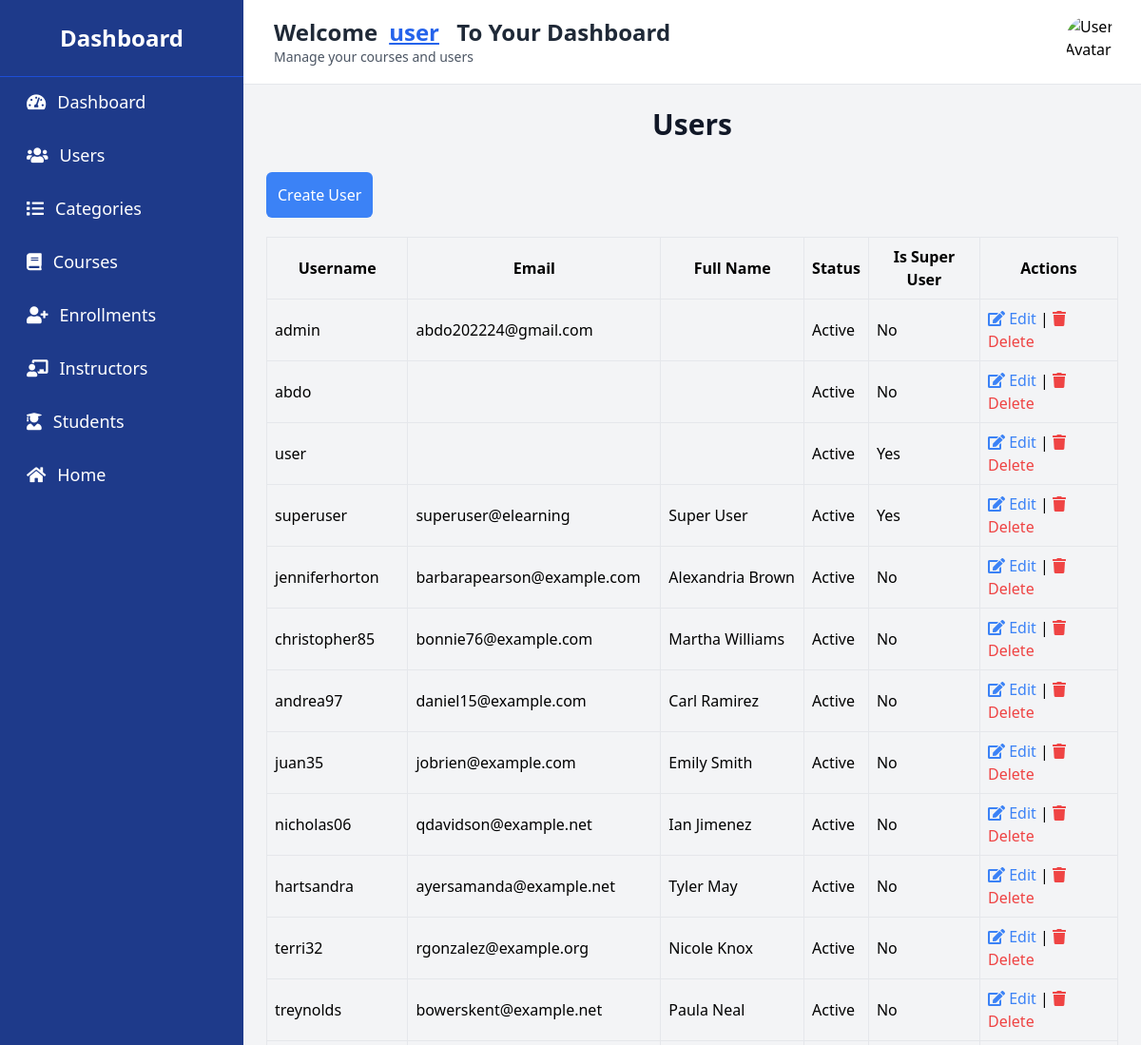
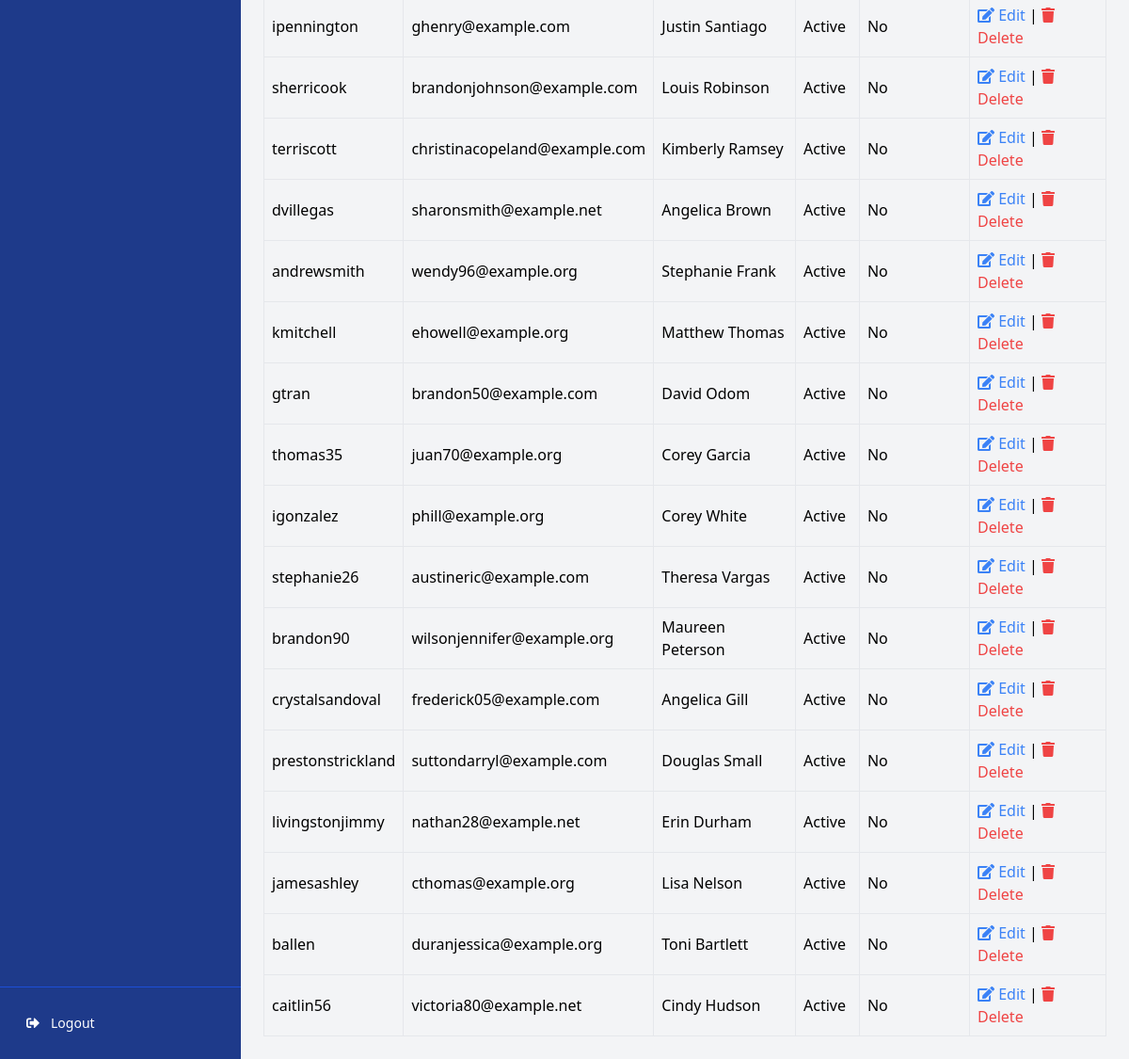
/dashboard/users/ (signed in), run on the app's committed database (2 pictures, top to bottom).
### users/models.py (models this page shows, shortened)
class CustomUser(AbstractUser):
    phone = models.CharField(max_length=15, blank=True, null=True)
    address = models.CharField(max_length=255, blank=True, null=True)
    age = models.PositiveIntegerField(null=True, blank=True)
    is_student = models.BooleanField(default=True)
    is_instructor = models.BooleanField(default=False)

### dashboard/views.py (the view)
# urls.py: path('users/', UserListView.as_view(), name='users_list'),
class UserListView(LoginRequiredMixin, ListView):
    model = CustomUser
    template_name = 'dashboard/users_list.html'
    context_object_name = 'users'

### templates/dashboard/users_list.html (shortened to what this page needs)
{% extends 'base_dashboard.html' %}
{% block content %}
    <h2 class="text-3xl font-extrabold text-center text-gray-900 mb-8">Users</h2>
    <a href="{% url 'dashboard:user_create' %}" class="bg-blue-500 text-white p-3 rounded-md mb-5 inline-block">Create User</a>
    <table class="table-auto w-full">
        <thead>
            <tr>
                <th class="border p-2">Username</th>
                <th class="border p-2">Email</th>
                <th class="border p-2">Full Name</th>
                <th class="border p-2">Status</th>
                <th class="border p-2">Is Super User</th>
                <th class="border p-2">Actions</th>
            </tr>
        </thead>
        <tbody>
            {% for user in users %}
            <tr>
                <td class="border p-2">{{ user.username }}</td>
                <td class="border p-2">{{ user.email }}</td>
                <td class="border p-2">{{ user.get_full_name }}</td>
                <td class="border p-2">{{ user.is_active|yesno:"Active,Inactive" }}</td>
                <td class="border p-2">{{ user.is_superuser|yesno:"Yes,No" }}</td>
                <td class="border p-2">
                    <a href="{% url 'dashboard:user_edit' user.pk %}" class="text-blue-500">
                        <i class="fas fa-edit"></i> Edit
                    </a> |
                    <a href="{% url 'dashboard:user_delete' user.pk %}" class="text-red-500">
                        <i class="fas fa-trash"></i> Delete
                    </a>
                </td>
            </tr>
            {% endfor %}
        </tbody>
    </table>
{% endblock %}

### templates/base_dashboard.html (shortened to what this page needs)
<!DOCTYPE html>
<html lang="en">
    {% load static %}
    <head>
        <link href="{% static 'css/tailwind.css' %}" rel="stylesheet">
        <link href="https://cdnjs.cloudflare.com/ajax/libs/font-awesome/5.15.4/css/all.min.css"
              rel="stylesheet">
    </head>
    <body class="bg-gray-100 font-sans leading-normal tracking-normal">
        <div class="flex h-screen">
            <div id="sidebar"
                 class="w-64 bg-blue-900 text-white flex flex-col fixed inset-y-0 left-0 transform -translate-x-full md:translate-x-0 transition-transform duration-300 z-50"
                 role="navigation"
                 aria-label="Sidebar">
                <h2 class="text-2xl font-bold text-center py-6 border-b border-blue-700">Dashboard</h2>
                <ul class="flex-1 px-4 space-y-1 overflow-y-auto">
                    <li>
                        <a href="{% url 'dashboard:dashboard_home' %}"
                           class="flex items-center text-lg p-3 rounded-md hover:bg-blue-700 transition">
                            <i class="fas fa-tachometer-alt mr-3"></i> Dashboard
                        </a>
                    </li>
                    <li>
                        <a href="{% url 'dashboard:users_list' %}"
                           class="flex items-center text-lg p-3 rounded-md hover:bg-blue-700 transition">
                            <i class="fas fa-users mr-3"></i> Users
                        </a>
                    </li>
                    <li>
                        <a href="{% url 'dashboard:category_list' %}"
                           class="flex items-center text-lg p-3 rounded-md hover:bg-blue-700 transition">
                            <i class="fas fa-list mr-3"></i> Categories
                        </a>
                    </li>
                    <li>
                        <a href="{% url 'dashboard:course_list' %}"
                           class="flex items-center text-lg p-3 rounded-md hover:bg-blue-700 transition">
                            <i class="fas fa-book mr-3"></i> Courses
                        </a>
                    </li>
                    <li>
                        <a href="{% url 'dashboard:enrollment_list' %}"
                           class="flex items-center text-lg p-3 rounded-md hover:bg-blue-700 transition">
                            <i class="fas fa-user-plus mr-3"></i> Enrollments
                        </a>
                    </li>
                    <li>
                        <a href="{% url 'dashboard:instructor_list' %}"
                           class="flex items-center text-lg p-3 rounded-md hover:bg-blue-700 transition">
                            <i class="fas fa-chalkboard-teacher mr-3"></i> Instructors
                        </a>
                    </li>
                    <li>
                        <a href="{% url 'dashboard:student_list' %}"
                           class="flex items-center text-lg p-3 rounded-md hover:bg-blue-700 transition">
                            <i class="fas fa-user-graduate mr-3"></i> Students
                        </a>
                    </li>
                    <li>
                        <a href="{% url 'index' %}"
                           class="flex items-center text-lg p-3 rounded-md hover:bg-blue-700 transition">
                            <i class="fas fa-home mr-3"></i> Home
                        </a>
                    </li>
                </ul>
                <div class="p-4 border-t border-blue-700">
                    <a href="{% url 'logout' %}"
                       class="flex items-center text-sm p-3 rounded-md hover:bg-blue-700 transition">
                        <i class="fas fa-sign-out-alt mr-3"></i> Logout
                    </a>
                </div>
            </div>
            <div class="flex-1 flex flex-col overflow-hidden md:ml-64">
                <header class="bg-white shadow p-4 flex justify-between items-center border-b border-gray-200">
                    <div class="flex items-center space-x-4">
                        <div>
                            <h1 class="text-2xl font-semibold text-gray-800">
                                Welcome<span class="ml-3 text-blue-600 capitalize underline">{{ user.username }}</span>
                                <span class="ml-3 text-gray-800 hidden md:inline-block">To Your Dashboard</span>
                            </h1>
                            <p class="text-sm text-gray-600">Manage your courses and users</p>
                        </div>
                    </div>
                    <div class="flex items-center">
                        <img src="{{ user.profile.profile_picture }}"
                             alt="User Avatar"
                             class="rounded-full w-14 h-14 mx-2">
                    </div>
                </header>
                <main class="flex-1 bg-gray-100 p-6 overflow-y-auto">
                    {% block content %}{% endblock %}
                </main>
            </div>
        </div>
    </body>
</html>

### data on the page
CustomUser: username "User", username "user", is_active "Active", is_superuser "Yes"
CustomUser: username "admin", email "abdo202224@gmail.com", is_active "Active", is_superuser "No"
CustomUser: username "abdo", is_active "Active", is_superuser "No"
CustomUser: username "superuser", email "superuser@elearning", get_full_name "Super User", is_active "Active", is_superuser "Yes"
CustomUser: username "jenniferhorton", email "barbarapearson@example.com", get_full_name "Alexandria Brown", is_active "Active", is_superuser "No"
CustomUser: username "christopher85", email "bonnie76@example.com", get_full_name "Martha Williams", is_active "Active", is_superuser "No"
CustomUser: username "andrea97", email "daniel15@example.com", get_full_name "Carl Ramirez", is_active "Active", is_superuser "No"
CustomUser: username "juan35", email "jobrien@example.com", get_full_name "Emily Smith", is_active "Active", is_superuser "No"
CustomUser: username "nicholas06", email "qdavidson@example.net", get_full_name "Ian Jimenez", is_active "Active", is_superuser "No"
CustomUser: username "hartsandra", email "ayersamanda@example.net", get_full_name "Tyler May", is_active "Active", is_superuser "No"
CustomUser: username "terri32", email "rgonzalez@example.org", get_full_name "Nicole Knox", is_active "Active", is_superuser "No"
CustomUser: username "treynolds", email "bowerskent@example.net", get_full_name "Paula Neal", is_active "Active", is_superuser "No"
CustomUser: username "ipennington", email "ghenry@example.com", get_full_name "Justin Santiago", is_active "Active", is_superuser "No"
CustomUser: username "sherricook", email "brandonjohnson@example.com", get_full_name "Louis Robinson", is_active "Active", is_superuser "No"
CustomUser: username "terriscott", email "christinacopeland@example.com", get_full_name "Kimberly Ramsey", is_active "Active", is_superuser "No"
CustomUser: username "dvillegas", email "sharonsmith@example.net", get_full_name "Angelica Brown", is_active "Active", is_superuser "No"
CustomUser: username "andrewsmith", email "wendy96@example.org", get_full_name "Stephanie Frank", is_active "Active", is_superuser "No"
CustomUser: username "kmitchell", email "ehowell@example.org", get_full_name "Matthew Thomas", is_active "Active", is_superuser "No"
CustomUser: username "gtran", email "brandon50@example.com", get_full_name "David Odom", is_active "Active", is_superuser "No"
CustomUser: username "thomas35", email "juan70@example.org", get_full_name "Corey Garcia", is_active "Active", is_superuser "No"
CustomUser: username "igonzalez", email "phill@example.org", get_full_name "Corey White", is_active "Active", is_superuser "No"
CustomUser: username "stephanie26", email "austineric@example.com", get_full_name "Theresa Vargas", is_active "Active", is_superuser "No"
CustomUser: username "brandon90", email "wilsonjennifer@example.org", get_full_name "Maureen Peterson", is_active "Active", is_superuser "No"
CustomUser: username "crystalsandoval", email "frederick05@example.com", get_full_name "Angelica Gill", is_active "Active", is_superuser "No"
CustomUser: username "prestonstrickland", email "suttondarryl@example.com", get_full_name "Douglas Small", is_active "Active", is_superuser "No"
CustomUser: username "livingstonjimmy", email "nathan28@example.net", get_full_name "Erin Durham", is_active "Active", is_superuser "No"
CustomUser: username "jamesashley", email "cthomas@example.org", get_full_name "Lisa Nelson", is_active "Active", is_superuser "No"
CustomUser: username "ballen", email "duranjessica@example.org", get_full_name "Toni Bartlett", is_active "Active", is_superuser "No"
CustomUser: username "caitlin56", email "victoria80@example.net", get_full_name "Cindy Hudson", is_active "Active", is_superuser "No"
